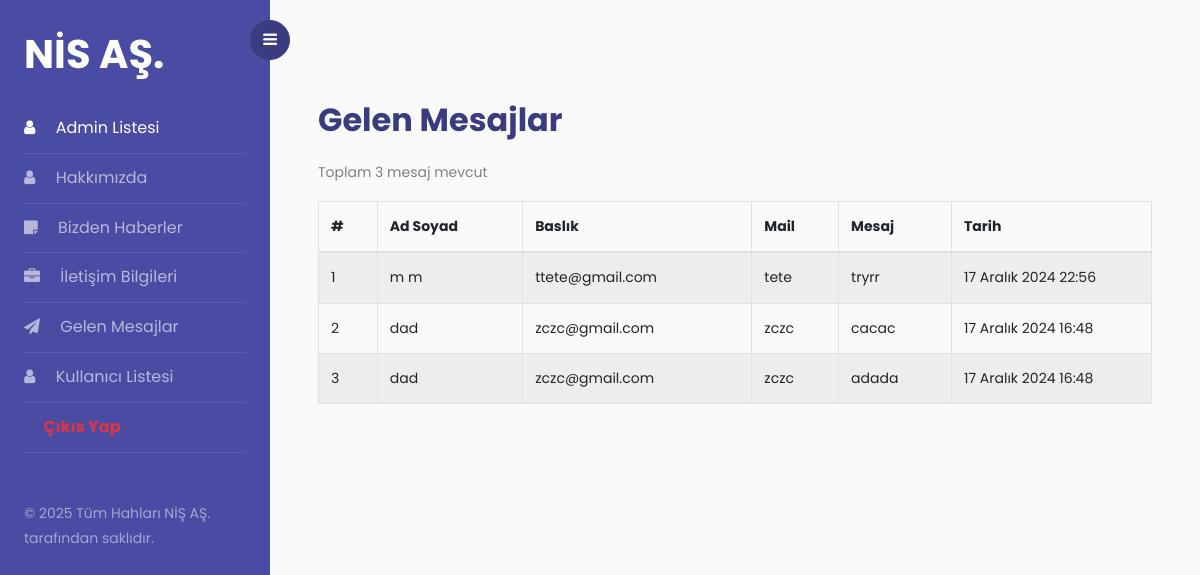
The app's page /page/admin/listContact.php (signed in) with its own data.
### tables this page shows
CREATE TABLE IF NOT EXISTS `contact` (
  `id` int NOT NULL AUTO_INCREMENT,
  `name` varchar(100) NOT NULL,
  `email` varchar(100) NOT NULL,
  `subject` varchar(150) NOT NULL,
  `message` text NOT NULL,
  `created_at` timestamp NULL DEFAULT CURRENT_TIMESTAMP,
  PRIMARY KEY (`id`)
);

### pullData/contactData.php (called while the page is built, shortened)
<?php
require '../../action/baglan.php';
$stmt = $conn->prepare("SELECT * FROM contact ORDER BY id DESC");
$stmt->execute();
$result = $stmt->get_result();
$messages = [];
if ($result->num_rows > 0) {
    while ($row = $result->fetch_assoc()) {
        $messages[] = $row;
    }
}

### page/admin/listContact.php (the view, shortened to what this page needs)
<?php
require_once('../../pullData/contactData.php');
?>
<!DOCTYPE html>
<html lang="en">
<head>
</head>
<body>
    <div class="wrapper d-flex align-items-stretch">
        <?php
        include "../../admin_component/sidebar.php";
        ?>
        <div id="content" class="p-5">
            <h2 class="mt-5 mb-3 font-weight-bold" style="color:#393c7f">Gelen Mesajlar</h2>
            <div class="table-responsive">
                <table class="table table-bordered table-striped table-hover">
                    <p>Toplam <?php echo count($messages); ?> mesaj mevcut</p>
                    <thead>
                        <tr>
                            <th>#</th>
                            <th>Ad Soyad</th>
                            <th>Baslık</th>
                            <th>Mail</th>
                            <th>Mesaj</th>
                            <th>Tarih</th>
                        </tr>
                    </thead>
                    <tbody>
                        <?php
                        if (!empty($messages)) {
                            foreach ($messages as $index => $row) {
                                echo "<tr>";
                                echo "<td>" . ($index + 1) . "</td>";
                                echo "<td>" . htmlspecialchars($row['name']) . "</td>";
                                echo "<td>" . htmlentities($row['email'], ENT_NOQUOTES, 'UTF-8') . "</td>";
                                echo "<td>" . nl2br(htmlspecialchars($row['subject'])) . "</td>";
                                echo "<td>" . nl2br(htmlspecialchars($row['message'])) . "</td>";
                                $created_at = $row['created_at'];
                                $date = new DateTime($created_at);
                                $fmt = new IntlDateFormatter('tr_TR', IntlDateFormatter::LONG, IntlDateFormatter::SHORT);
                                $formattedDate = $fmt->format($date);
                                echo "<td style='width:200px;'>" . $formattedDate . "</td>";
                                echo "</tr>";
                            }
                        } else {
                            echo "<tr><td colspan='4'>Hiç veri bulunamadı.</td></tr>";
                        }
                        ?>
                    </tbody>
                </table>
            </div>
        </div>
    </div>
</body>
</html>

### records on screen
contact: name "m m", email "ttete@gmail.com", subject "tete", message "tryrr", created_at "17 Aralık 2024 22:56"
contact: name "dad", email "zczc@gmail.com", subject "zczc", message "cacac", created_at "17 Aralık 2024 16:48"
contact: name "dad", email "zczc@gmail.com", subject "zczc", message "adada", created_at "17 Aralık 2024 16:48"

### other values on screen
count($messages) "3"
